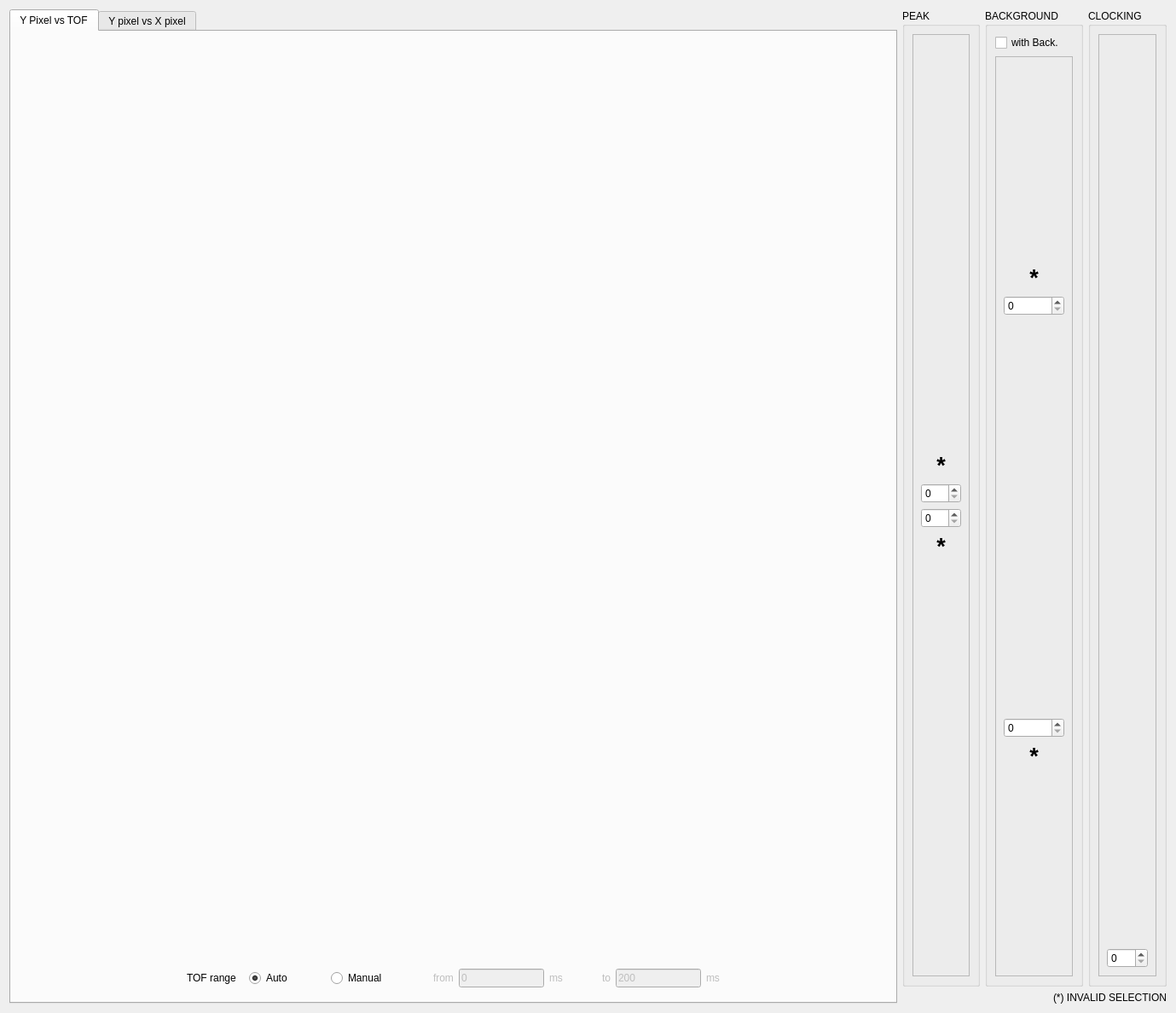
<?xml version="1.0" encoding="UTF-8"?>
<ui version="4.0">
 <class>Dialog</class>
 <widget class="QDialog" name="Dialog">
  <property name="geometry">
   <rect>
    <x>0</x>
    <y>0</y>
    <width>1379</width>
    <height>1188</height>
   </rect>
  </property>
  <property name="windowTitle">
   <string>2D Selection Tool</string>
  </property>
  <layout class="QVBoxLayout" name="verticalLayout_4">
   <item>
    <layout class="QHBoxLayout" name="horizontalLayout_6">
     <item>
      <widget class="QTabWidget" name="tabWidget">
       <property name="currentIndex">
        <number>0</number>
       </property>
       <widget class="QWidget" name="tab">
        <attribute name="title">
         <string>Y Pixel vs TOF</string>
        </attribute>
        <layout class="QHBoxLayout" name="horizontalLayout_3">
         <item>
          <layout class="QVBoxLayout" name="verticalLayout">
           <item>
            <layout class="QHBoxLayout" name="horizontalLayout">
             <item>
              <widget class="MPLWidgetNoLog" name="y_pixel_vs_tof_plot" native="true">
               <property name="sizePolicy">
                <sizepolicy hsizetype="Expanding" vsizetype="Expanding">
                 <horstretch>0</horstretch>
                 <verstretch>0</verstretch>
                </sizepolicy>
               </property>
              </widget>
             </item>
            </layout>
           </item>
           <item>
            <layout class="QHBoxLayout" name="horizontalLayout_37">
             <item>
              <spacer name="horizontalSpacer">
               <property name="orientation">
                <enum>Qt::Horizontal</enum>
               </property>
               <property name="sizeHint" stdset="0">
                <size>
                 <width>40</width>
                 <height>20</height>
                </size>
               </property>
              </spacer>
             </item>
             <item>
              <widget class="QLabel" name="dataTOFmanualLabel">
               <property name="enabled">
                <bool>true</bool>
               </property>
               <property name="text">
                <string>TOF range</string>
               </property>
              </widget>
             </item>
             <item>
              <widget class="QFrame" name="frame_13">
               <property name="frameShape">
                <enum>QFrame::NoFrame</enum>
               </property>
               <property name="frameShadow">
                <enum>QFrame::Raised</enum>
               </property>
               <property name="lineWidth">
                <number>0</number>
               </property>
               <layout class="QHBoxLayout" name="horizontalLayout_38">
                <item>
                 <layout class="QHBoxLayout" name="horizontalLayout_39">
                  <item>
                   <widget class="QRadioButton" name="tof_auto_flag">
                    <property name="text">
                     <string>Auto</string>
                    </property>
                    <property name="checked">
                     <bool>true</bool>
                    </property>
                    <property name="autoExclusive">
                     <bool>true</bool>
                    </property>
                   </widget>
                  </item>
                  <item>
                   <spacer name="horizontalSpacer_17">
                    <property name="orientation">
                     <enum>Qt::Horizontal</enum>
                    </property>
                    <property name="sizeType">
                     <enum>QSizePolicy::Maximum</enum>
                    </property>
                    <property name="sizeHint" stdset="0">
                     <size>
                      <width>40</width>
                      <height>20</height>
                     </size>
                    </property>
                   </spacer>
                  </item>
                  <item>
                   <widget class="QRadioButton" name="tof_manual_flag">
                    <property name="enabled">
                     <bool>true</bool>
                    </property>
                    <property name="text">
                     <string>Manual</string>
                    </property>
                    <property name="autoExclusive">
                     <bool>true</bool>
                    </property>
                   </widget>
                  </item>
                 </layout>
                </item>
               </layout>
              </widget>
             </item>
             <item>
              <spacer name="horizontalSpacer_18">
               <property name="orientation">
                <enum>Qt::Horizontal</enum>
               </property>
               <property name="sizeType">
                <enum>QSizePolicy::Maximum</enum>
               </property>
               <property name="sizeHint" stdset="0">
                <size>
                 <width>40</width>
                 <height>20</height>
                </size>
               </property>
              </spacer>
             </item>
             <item>
              <widget class="QLabel" name="tof_from_label">
               <property name="enabled">
                <bool>false</bool>
               </property>
               <property name="text">
                <string>from</string>
               </property>
              </widget>
             </item>
             <item>
              <widget class="QLineEdit" name="tof_from">
               <property name="enabled">
                <bool>false</bool>
               </property>
               <property name="sizePolicy">
                <sizepolicy hsizetype="Minimum" vsizetype="Fixed">
                 <horstretch>0</horstretch>
                 <verstretch>0</verstretch>
                </sizepolicy>
               </property>
               <property name="minimumSize">
                <size>
                 <width>100</width>
                 <height>0</height>
                </size>
               </property>
               <property name="maximumSize">
                <size>
                 <width>100</width>
                 <height>16777215</height>
                </size>
               </property>
               <property name="text">
                <string>0</string>
               </property>
              </widget>
             </item>
             <item>
              <widget class="QLabel" name="tof_from_units">
               <property name="enabled">
                <bool>false</bool>
               </property>
               <property name="text">
                <string>ms</string>
               </property>
              </widget>
             </item>
             <item>
              <spacer name="horizontalSpacer_19">
               <property name="orientation">
                <enum>Qt::Horizontal</enum>
               </property>
               <property name="sizeType">
                <enum>QSizePolicy::Maximum</enum>
               </property>
               <property name="sizeHint" stdset="0">
                <size>
                 <width>40</width>
                 <height>20</height>
                </size>
               </property>
              </spacer>
             </item>
             <item>
              <widget class="QLabel" name="tof_to_label">
               <property name="enabled">
                <bool>false</bool>
               </property>
               <property name="text">
                <string>to</string>
               </property>
              </widget>
             </item>
             <item>
              <widget class="QLineEdit" name="tof_to">
               <property name="enabled">
                <bool>false</bool>
               </property>
               <property name="sizePolicy">
                <sizepolicy hsizetype="Minimum" vsizetype="Fixed">
                 <horstretch>0</horstretch>
                 <verstretch>0</verstretch>
                </sizepolicy>
               </property>
               <property name="minimumSize">
                <size>
                 <width>100</width>
                 <height>0</height>
                </size>
               </property>
               <property name="maximumSize">
                <size>
                 <width>100</width>
                 <height>16777215</height>
                </size>
               </property>
               <property name="text">
                <string>200</string>
               </property>
              </widget>
             </item>
             <item>
              <widget class="QLabel" name="tof_to_units">
               <property name="enabled">
                <bool>false</bool>
               </property>
               <property name="text">
                <string>ms</string>
               </property>
              </widget>
             </item>
             <item>
              <spacer name="horizontalSpacer_21">
               <property name="orientation">
                <enum>Qt::Horizontal</enum>
               </property>
               <property name="sizeHint" stdset="0">
                <size>
                 <width>40</width>
                 <height>20</height>
                </size>
               </property>
              </spacer>
             </item>
            </layout>
           </item>
          </layout>
         </item>
        </layout>
        <zorder></zorder>
       </widget>
       <widget class="QWidget" name="tab_2">
        <attribute name="title">
         <string>Y pixel vs X pixel</string>
        </attribute>
        <layout class="QHBoxLayout" name="horizontalLayout_5">
         <item>
          <layout class="QVBoxLayout" name="verticalLayout_2">
           <item>
            <layout class="QHBoxLayout" name="horizontalLayout_2">
             <item>
              <widget class="MPLWidgetNoLog" name="detector_plot" native="true">
               <property name="sizePolicy">
                <sizepolicy hsizetype="Expanding" vsizetype="Expanding">
                 <horstretch>0</horstretch>
                 <verstretch>0</verstretch>
                </sizepolicy>
               </property>
              </widget>
             </item>
            </layout>
           </item>
           <item>
            <widget class="QFrame" name="frame_20">
             <property name="maximumSize">
              <size>
               <width>16777215</width>
               <height>50</height>
              </size>
             </property>
             <property name="frameShape">
              <enum>QFrame::StyledPanel</enum>
             </property>
             <property name="frameShadow">
              <enum>QFrame::Raised</enum>
             </property>
             <layout class="QHBoxLayout" name="horizontalLayout_54">
              <item>
               <layout class="QHBoxLayout" name="horizontalLayout_83">
                <item>
                 <spacer name="horizontalSpacer_28">
                  <property name="orientation">
                   <enum>Qt::Horizontal</enum>
                  </property>
                  <property name="sizeType">
                   <enum>QSizePolicy::Minimum</enum>
                  </property>
                  <property name="sizeHint" stdset="0">
                   <size>
                    <width>40</width>
                    <height>20</height>
                   </size>
                  </property>
                 </spacer>
                </item>
                <item>
                 <widget class="QCheckBox" name="low_res_flag">
                  <property name="text">
                   <string>Low Resolution</string>
                  </property>
                  <property name="checked">
                   <bool>true</bool>
                  </property>
                 </widget>
                </item>
                <item>
                 <widget class="QLabel" name="low_res1_label">
                  <property name="text">
                   <string>From Pixel</string>
                  </property>
                 </widget>
                </item>
                <item>
                 <spacer name="horizontalSpacer_65">
                  <property name="orientation">
                   <enum>Qt::Horizontal</enum>
                  </property>
                  <property name="sizeType">
                   <enum>QSizePolicy::Fixed</enum>
                  </property>
                  <property name="sizeHint" stdset="0">
                   <size>
                    <width>0</width>
                    <height>20</height>
                   </size>
                  </property>
                 </spacer>
                </item>
                <item>
                 <widget class="QSpinBox" name="low_res1">
                  <property name="palette">
                   <palette>
                    <active>
                     <colorrole role="Text">
                      <brush brushstyle="SolidPattern">
                       <color alpha="255">
                        <red>0</red>
                        <green>0</green>
                        <blue>255</blue>
                       </color>
                      </brush>
                     </colorrole>
                    </active>
                    <inactive>
                     <colorrole role="Text">
                      <brush brushstyle="SolidPattern">
                       <color alpha="255">
                        <red>0</red>
                        <green>0</green>
                        <blue>255</blue>
                       </color>
                      </brush>
                     </colorrole>
                    </inactive>
                    <disabled>
                     <colorrole role="Text">
                      <brush brushstyle="SolidPattern">
                       <color alpha="255">
                        <red>118</red>
                        <green>118</green>
                        <blue>117</blue>
                       </color>
                      </brush>
                     </colorrole>
                    </disabled>
                   </palette>
                  </property>
                  <property name="maximum">
                   <number>255</number>
                  </property>
                  <property name="value">
                   <number>50</number>
                  </property>
                 </widget>
                </item>
                <item>
                 <widget class="QLabel" name="low_res2_label">
                  <property name="text">
                   <string>To Pixel</string>
                  </property>
                 </widget>
                </item>
                <item>
                 <spacer name="horizontalSpacer_66">
                  <property name="orientation">
                   <enum>Qt::Horizontal</enum>
                  </property>
                  <property name="sizeType">
                   <enum>QSizePolicy::Fixed</enum>
                  </property>
                  <property name="sizeHint" stdset="0">
                   <size>
                    <width>0</width>
                    <height>20</height>
                   </size>
                  </property>
                 </spacer>
                </item>
                <item>
                 <widget class="QSpinBox" name="low_res2">
                  <property name="palette">
                   <palette>
                    <active>
                     <colorrole role="Text">
                      <brush brushstyle="SolidPattern">
                       <color alpha="255">
                        <red>0</red>
                        <green>0</green>
                        <blue>255</blue>
                       </color>
                      </brush>
                     </colorrole>
                    </active>
                    <inactive>
                     <colorrole role="Text">
                      <brush brushstyle="SolidPattern">
                       <color alpha="255">
                        <red>0</red>
                        <green>0</green>
                        <blue>255</blue>
                       </color>
                      </brush>
                     </colorrole>
                    </inactive>
                    <disabled>
                     <colorrole role="Text">
                      <brush brushstyle="SolidPattern">
                       <color alpha="255">
                        <red>118</red>
                        <green>118</green>
                        <blue>117</blue>
                       </color>
                      </brush>
                     </colorrole>
                    </disabled>
                   </palette>
                  </property>
                  <property name="maximum">
                   <number>303</number>
                  </property>
                  <property name="value">
                   <number>250</number>
                  </property>
                 </widget>
                </item>
                <item>
                 <spacer name="horizontalSpacer_67">
                  <property name="orientation">
                   <enum>Qt::Horizontal</enum>
                  </property>
                  <property name="sizeType">
                   <enum>QSizePolicy::Minimum</enum>
                  </property>
                  <property name="sizeHint" stdset="0">
                   <size>
                    <width>40</width>
                    <height>20</height>
                   </size>
                  </property>
                 </spacer>
                </item>
               </layout>
              </item>
             </layout>
            </widget>
           </item>
          </layout>
         </item>
        </layout>
        <zorder></zorder>
       </widget>
      </widget>
     </item>
     <item>
      <layout class="QVBoxLayout" name="verticalLayout_3">
       <item>
        <layout class="QHBoxLayout" name="horizontalLayout_4">
         <item>
          <widget class="QGroupBox" name="groupBox_4">
           <property name="sizePolicy">
            <sizepolicy hsizetype="Fixed" vsizetype="Preferred">
             <horstretch>0</horstretch>
             <verstretch>0</verstretch>
            </sizepolicy>
           </property>
           <property name="title">
            <string>PEAK</string>
           </property>
           <layout class="QVBoxLayout" name="verticalLayout_11">
            <item>
             <widget class="QFrame" name="frame">
              <property name="frameShape">
               <enum>QFrame::StyledPanel</enum>
              </property>
              <property name="frameShadow">
               <enum>QFrame::Raised</enum>
              </property>
              <layout class="QVBoxLayout" name="verticalLayout_12">
               <item>
                <layout class="QHBoxLayout" name="horizontalLayout_15">
                 <item>
                  <layout class="QVBoxLayout" name="verticalLayout_13">
                   <item>
                    <spacer name="verticalSpacer_2">
                     <property name="orientation">
                      <enum>Qt::Vertical</enum>
                     </property>
                     <property name="sizeHint" stdset="0">
                      <size>
                       <width>20</width>
                       <height>40</height>
                      </size>
                     </property>
                    </spacer>
                   </item>
                   <item>
                    <widget class="QLabel" name="peak2_label">
                     <property name="font">
                      <font>
                       <pointsize>20</pointsize>
                       <weight>75</weight>
                       <bold>true</bold>
                      </font>
                     </property>
                     <property name="accessibleDescription">
                      <string/>
                     </property>
                     <property name="text">
                      <string>*</string>
                     </property>
                     <property name="alignment">
                      <set>Qt::AlignBottom|Qt::AlignHCenter</set>
                     </property>
                    </widget>
                   </item>
                   <item>
                    <widget class="QSpinBox" name="peak2">
                     <property name="maximum">
                      <number>303</number>
                     </property>
                    </widget>
                   </item>
                  </layout>
                 </item>
                </layout>
               </item>
               <item>
                <layout class="QHBoxLayout" name="horizontalLayout_16">
                 <item>
                  <layout class="QVBoxLayout" name="verticalLayout_14">
                   <item>
                    <widget class="QSpinBox" name="peak1">
                     <property name="maximum">
                      <number>303</number>
                     </property>
                    </widget>
                   </item>
                   <item>
                    <widget class="QLabel" name="peak1_label">
                     <property name="font">
                      <font>
                       <pointsize>20</pointsize>
                       <weight>75</weight>
                       <bold>true</bold>
                      </font>
                     </property>
                     <property name="accessibleDescription">
                      <string/>
                     </property>
                     <property name="text">
                      <string>*</string>
                     </property>
                     <property name="alignment">
                      <set>Qt::AlignBottom|Qt::AlignHCenter</set>
                     </property>
                    </widget>
                   </item>
                   <item>
                    <spacer name="verticalSpacer_7">
                     <property name="orientation">
                      <enum>Qt::Vertical</enum>
                     </property>
                     <property name="sizeHint" stdset="0">
                      <size>
                       <width>20</width>
                       <height>40</height>
                      </size>
                     </property>
                    </spacer>
                   </item>
                  </layout>
                 </item>
                </layout>
               </item>
              </layout>
             </widget>
            </item>
           </layout>
          </widget>
         </item>
         <item>
          <widget class="QGroupBox" name="groupBox_3">
           <property name="sizePolicy">
            <sizepolicy hsizetype="Fixed" vsizetype="Preferred">
             <horstretch>0</horstretch>
             <verstretch>0</verstretch>
            </sizepolicy>
           </property>
           <property name="title">
            <string>BACKGROUND</string>
           </property>
           <layout class="QVBoxLayout" name="verticalLayout_8">
            <item>
             <widget class="QCheckBox" name="back_flag">
              <property name="text">
               <string>with Back.</string>
              </property>
             </widget>
            </item>
            <item>
             <widget class="QFrame" name="frame_2">
              <property name="frameShape">
               <enum>QFrame::StyledPanel</enum>
              </property>
              <property name="frameShadow">
               <enum>QFrame::Raised</enum>
              </property>
              <layout class="QVBoxLayout" name="verticalLayout_7">
               <item>
                <layout class="QHBoxLayout" name="horizontalLayout_13">
                 <item>
                  <layout class="QVBoxLayout" name="verticalLayout_9">
                   <item>
                    <spacer name="verticalSpacer_3">
                     <property name="orientation">
                      <enum>Qt::Vertical</enum>
                     </property>
                     <property name="sizeHint" stdset="0">
                      <size>
                       <width>20</width>
                       <height>40</height>
                      </size>
                     </property>
                    </spacer>
                   </item>
                   <item>
                    <widget class="QLabel" name="back2_label">
                     <property name="font">
                      <font>
                       <pointsize>20</pointsize>
                       <weight>75</weight>
                       <bold>true</bold>
                      </font>
                     </property>
                     <property name="accessibleDescription">
                      <string/>
                     </property>
                     <property name="text">
                      <string>*</string>
                     </property>
                     <property name="alignment">
                      <set>Qt::AlignBottom|Qt::AlignHCenter</set>
                     </property>
                    </widget>
                   </item>
                   <item>
                    <widget class="QSpinBox" name="back2">
                     <property name="maximum">
                      <number>303</number>
                     </property>
                    </widget>
                   </item>
                   <item>
                    <spacer name="verticalSpacer_4">
                     <property name="orientation">
                      <enum>Qt::Vertical</enum>
                     </property>
                     <property name="sizeHint" stdset="0">
                      <size>
                       <width>20</width>
                       <height>40</height>
                      </size>
                     </property>
                    </spacer>
                   </item>
                  </layout>
                 </item>
                </layout>
               </item>
               <item>
                <layout class="QHBoxLayout" name="horizontalLayout_14">
                 <item>
                  <layout class="QVBoxLayout" name="verticalLayout_10">
                   <item>
                    <spacer name="verticalSpacer_5">
                     <property name="orientation">
                      <enum>Qt::Vertical</enum>
                     </property>
                     <property name="sizeHint" stdset="0">
                      <size>
                       <width>20</width>
                       <height>40</height>
                      </size>
                     </property>
                    </spacer>
                   </item>
                   <item>
                    <widget class="QSpinBox" name="back1">
                     <property name="maximum">
                      <number>303</number>
                     </property>
                    </widget>
                   </item>
                   <item>
                    <widget class="QLabel" name="back1_label">
                     <property name="font">
                      <font>
                       <pointsize>20</pointsize>
                       <weight>75</weight>
                       <bold>true</bold>
                      </font>
                     </property>
                     <property name="accessibleDescription">
                      <string/>
                     </property>
                     <property name="text">
                      <string>*</string>
                     </property>
                     <property name="alignment">
                      <set>Qt::AlignBottom|Qt::AlignHCenter</set>
                     </property>
                    </widget>
                   </item>
                   <item>
                    <spacer name="verticalSpacer_6">
                     <property name="orientation">
                      <enum>Qt::Vertical</enum>
                     </property>
                     <property name="sizeHint" stdset="0">
                      <size>
                       <width>20</width>
                       <height>40</height>
                      </size>
                     </property>
                    </spacer>
                   </item>
                  </layout>
                 </item>
                </layout>
               </item>
              </layout>
             </widget>
            </item>
           </layout>
          </widget>
         </item>
         <item>
          <widget class="QGroupBox" name="clocking_box">
           <property name="sizePolicy">
            <sizepolicy hsizetype="Fixed" vsizetype="Preferred">
             <horstretch>0</horstretch>
             <verstretch>0</verstretch>
            </sizepolicy>
           </property>
           <property name="title">
            <string>CLOCKING</string>
           </property>
           <layout class="QVBoxLayout" name="verticalLayout_15">
            <item>
             <widget class="QFrame" name="frame_6">
              <property name="frameShape">
               <enum>QFrame::StyledPanel</enum>
              </property>
              <property name="frameShadow">
               <enum>QFrame::Raised</enum>
              </property>
              <layout class="QVBoxLayout" name="verticalLayout_16">
               <item>
                <layout class="QHBoxLayout" name="horizontalLayout_17">
                 <item>
                  <layout class="QVBoxLayout" name="verticalLayout_17"/>
                 </item>
                </layout>
               </item>
               <item>
                <layout class="QHBoxLayout" name="horizontalLayout_18">
                 <item>
                  <layout class="QVBoxLayout" name="verticalLayout_18">
                   <item>
                    <spacer name="verticalSpacer_8">
                     <property name="orientation">
                      <enum>Qt::Vertical</enum>
                     </property>
                     <property name="sizeHint" stdset="0">
                      <size>
                       <width>20</width>
                       <height>40</height>
                      </size>
                     </property>
                    </spacer>
                   </item>
                   <item>
                    <widget class="QSpinBox" name="clock1">
                     <property name="maximum">
                      <number>303</number>
                     </property>
                    </widget>
                   </item>
                  </layout>
                 </item>
                </layout>
               </item>
              </layout>
             </widget>
            </item>
           </layout>
          </widget>
         </item>
        </layout>
       </item>
       <item>
        <widget class="QLabel" name="error_label">
         <property name="layoutDirection">
          <enum>Qt::LeftToRight</enum>
         </property>
         <property name="text">
          <string>(*) INVALID SELECTION</string>
         </property>
         <property name="alignment">
          <set>Qt::AlignRight|Qt::AlignTrailing|Qt::AlignVCenter</set>
         </property>
        </widget>
       </item>
      </layout>
     </item>
    </layout>
   </item>
  </layout>
 </widget>
 <customwidgets>
  <customwidget>
   <class>MPLWidgetNoLog</class>
   <extends>QWidget</extends>
   <header>mplwidgetnolog.h</header>
   <container>1</container>
  </customwidget>
 </customwidgets>
 <resources>
  <include location="../icons/icons.qrc"/>
 </resources>
 <connections>
  <connection>
   <sender>back_flag</sender>
   <signal>clicked(bool)</signal>
   <receiver>Dialog</receiver>
   <slot>activate_or_not_back_widgets()</slot>
   <hints>
    <hint type="sourcelabel">
     <x>1299</x>
     <y>86</y>
    </hint>
    <hint type="destinationlabel">
     <x>689</x>
     <y>593</y>
    </hint>
   </hints>
  </connection>
  <connection>
   <sender>peak1</sender>
   <signal>editingFinished()</signal>
   <receiver>Dialog</receiver>
   <slot>manual_input_peak1()</slot>
   <hints>
    <hint type="sourcelabel">
     <x>1180</x>
     <y>597</y>
    </hint>
    <hint type="destinationlabel">
     <x>689</x>
     <y>593</y>
    </hint>
   </hints>
  </connection>
  <connection>
   <sender>peak2</sender>
   <signal>editingFinished()</signal>
   <receiver>Dialog</receiver>
   <slot>manual_input_peak2()</slot>
   <hints>
    <hint type="sourcelabel">
     <x>1180</x>
     <y>560</y>
    </hint>
    <hint type="destinationlabel">
     <x>689</x>
     <y>593</y>
    </hint>
   </hints>
  </connection>
  <connection>
   <sender>back1</sender>
   <signal>editingFinished()</signal>
   <receiver>Dialog</receiver>
   <slot>manual_input_back1()</slot>
   <hints>
    <hint type="sourcelabel">
     <x>1299</x>
     <y>815</y>
    </hint>
    <hint type="destinationlabel">
     <x>689</x>
     <y>593</y>
    </hint>
   </hints>
  </connection>
  <connection>
   <sender>back2</sender>
   <signal>editingFinished()</signal>
   <receiver>Dialog</receiver>
   <slot>manual_input_back2()</slot>
   <hints>
    <hint type="sourcelabel">
     <x>1299</x>
     <y>371</y>
    </hint>
    <hint type="destinationlabel">
     <x>689</x>
     <y>593</y>
    </hint>
   </hints>
  </connection>
  <connection>
   <sender>tof_from</sender>
   <signal>editingFinished()</signal>
   <receiver>Dialog</receiver>
   <slot>manual_input_of_tof_field()</slot>
   <hints>
    <hint type="sourcelabel">
     <x>437</x>
     <y>1121</y>
    </hint>
    <hint type="destinationlabel">
     <x>689</x>
     <y>593</y>
    </hint>
   </hints>
  </connection>
  <connection>
   <sender>low_res2</sender>
   <signal>editingFinished()</signal>
   <receiver>Dialog</receiver>
   <slot>manual_input_of_low_res_field()</slot>
   <hints>
    <hint type="sourcelabel">
     <x>1069</x>
     <y>1119</y>
    </hint>
    <hint type="destinationlabel">
     <x>689</x>
     <y>593</y>
    </hint>
   </hints>
  </connection>
  <connection>
   <sender>tof_manual_flag</sender>
   <signal>clicked()</signal>
   <receiver>Dialog</receiver>
   <slot>manual_auto_tof_clicked()</slot>
   <hints>
    <hint type="sourcelabel">
     <x>251</x>
     <y>1121</y>
    </hint>
    <hint type="destinationlabel">
     <x>689</x>
     <y>593</y>
    </hint>
   </hints>
  </connection>
  <connection>
   <sender>low_res_flag</sender>
   <signal>clicked(bool)</signal>
   <receiver>Dialog</receiver>
   <slot>activate_or_not_low_res_widgets()</slot>
   <hints>
    <hint type="sourcelabel">
     <x>309</x>
     <y>1118</y>
    </hint>
    <hint type="destinationlabel">
     <x>689</x>
     <y>593</y>
    </hint>
   </hints>
  </connection>
  <connection>
   <sender>low_res1</sender>
   <signal>editingFinished()</signal>
   <receiver>Dialog</receiver>
   <slot>manual_input_of_low_res_field()</slot>
   <hints>
    <hint type="sourcelabel">
     <x>689</x>
     <y>1119</y>
    </hint>
    <hint type="destinationlabel">
     <x>689</x>
     <y>593</y>
    </hint>
   </hints>
  </connection>
  <connection>
   <sender>tof_to</sender>
   <signal>editingFinished()</signal>
   <receiver>Dialog</receiver>
   <slot>manual_input_of_tof_field()</slot>
   <hints>
    <hint type="sourcelabel">
     <x>634</x>
     <y>1121</y>
    </hint>
    <hint type="destinationlabel">
     <x>689</x>
     <y>593</y>
    </hint>
   </hints>
  </connection>
  <connection>
   <sender>tof_auto_flag</sender>
   <signal>clicked()</signal>
   <receiver>Dialog</receiver>
   <slot>manual_auto_tof_clicked()</slot>
   <hints>
    <hint type="sourcelabel">
     <x>132</x>
     <y>1121</y>
    </hint>
    <hint type="destinationlabel">
     <x>689</x>
     <y>593</y>
    </hint>
   </hints>
  </connection>
  <connection>
   <sender>clock1</sender>
   <signal>editingFinished()</signal>
   <receiver>Dialog</receiver>
   <slot>clock_spinbox()</slot>
   <hints>
    <hint type="sourcelabel">
     <x>1318</x>
     <y>1116</y>
    </hint>
    <hint type="destinationlabel">
     <x>689</x>
     <y>593</y>
    </hint>
   </hints>
  </connection>
 </connections>
 <slots>
  <slot>activate_or_not_low_res_widgets()</slot>
  <slot>activate_or_not_back_widgets()</slot>
  <slot>manual_input_of_peak_back_field()</slot>
  <slot>manual_input_of_low_res_field()</slot>
  <slot>manual_input_of_tof_field()</slot>
  <slot>manual_auto_tof_clicked()</slot>
  <slot>manual_input_peak1()</slot>
  <slot>manual_input_peak2()</slot>
  <slot>manual_input_peak1_2()</slot>
  <slot>manual_input_peak2_2()</slot>
  <slot>manual_input_back1()</slot>
  <slot>manual_input_back1_2()</slot>
  <slot>manual_input_back2()</slot>
  <slot>manual_input_back2_2()</slot>
  <slot>clock_spinbox()</slot>
 </slots>
</ui>
